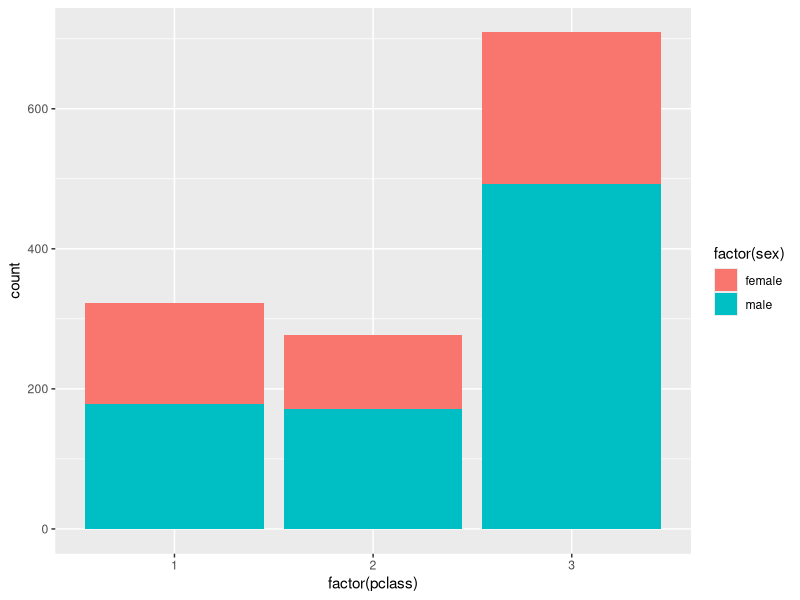
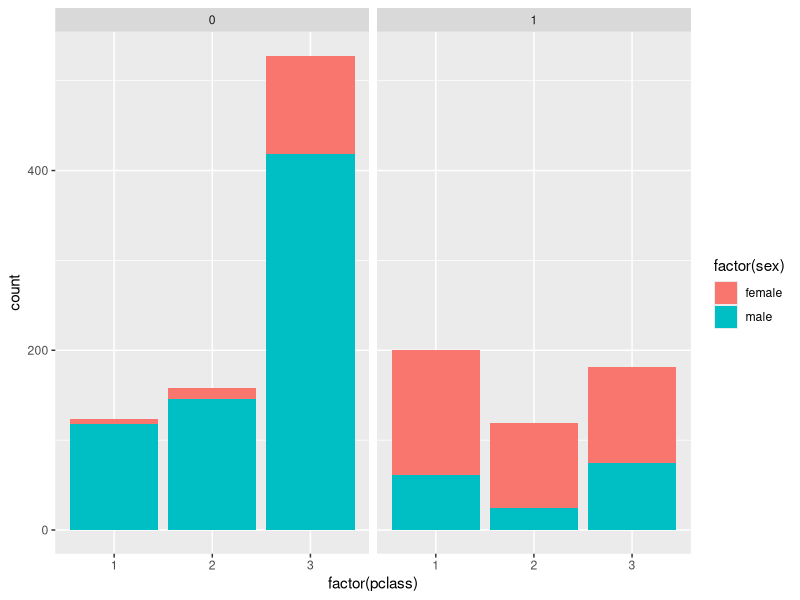
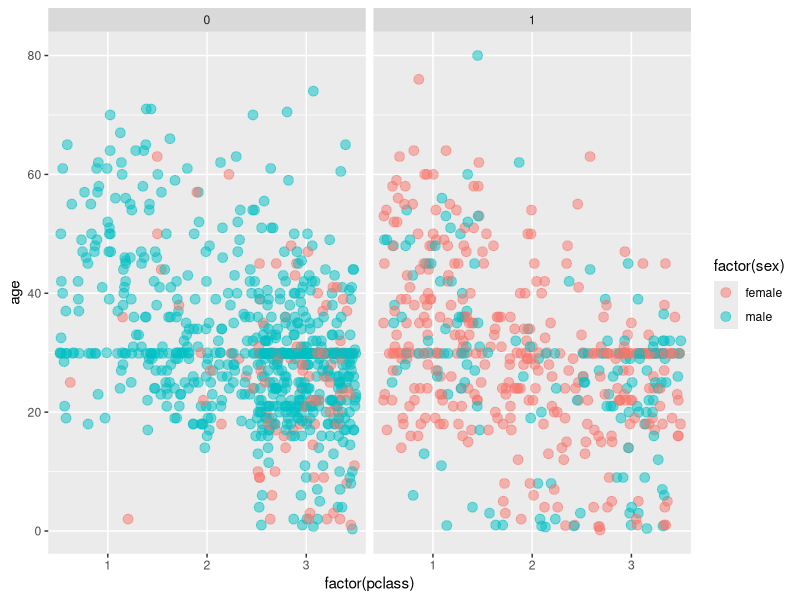

Write R code to recreate these figures, in order.
## ---- chunk 1
knitr::opts_chunk$set(cache=TRUE)
## ---- chunk 2

library(ggplot2)
titanic <- read.csv("titanic.csv")

## ---- chunk 3

# Use ggplot() for the first instruction
ggplot(titanic, aes(x = factor(pclass), fill = factor(sex))) + 
  geom_bar()

## ---- chunk 4

# Use ggplot() for the second instruction
ggplot(titanic, aes(x = factor(pclass), fill = factor(sex))) + 
  geom_bar() + 
  facet_grid(".~ survived")

## ---- chunk 5

# Position jitter (use below)
posn.j <- position_jitter(0.5, 0)

# Use ggplot() for the last instruction
ggplot(titanic, aes(x = factor(pclass), y = age, col = factor(sex))) + 
  geom_jitter(size = 3, alpha = 0.5, position = posn.j) +
  facet_grid(".~ survived")

